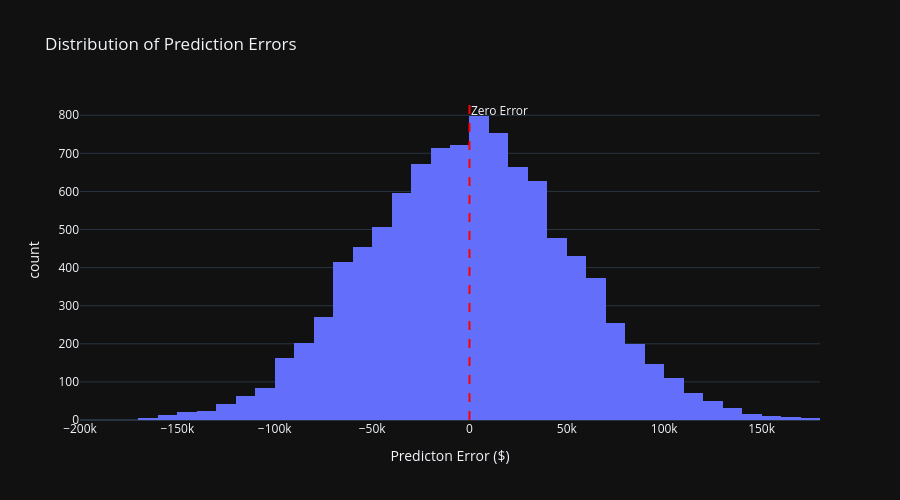

The cell this chart's notebook holds for it:
### Markdown cell above
### 5.5 Error Distribution

### Code cell
# Interactive histogram of prediction errors
fig = px.histogram(x=residuals, nbins=50, title='Distribution of Prediction Errors',
                   labels={'x': 'Predicton Error ($)', 'y': 'Frequency'})
fig.add_vline(x=0, line_dash="dash", line_color="red", annotation_text="Zero Error")
fig.update_layout(height=500)
fig.show()

### Figure 1 — Plotly figure (JSON) as saved in the notebook; plotly's stock layout.template omitted (floating-point values rounded to 4 significant figures; data arrays with more than 128 entries replaced by an {"elided": "..."} marker saying what was removed)
{"data": [{"bingroup": "x", "hovertemplate": "Predicton Error ($)=%{x}<br>count=%{y}<extra></extra>", "legendgroup": "", "marker": {"color": "#636efa", "pattern": {"shape": ""}}, "name": "", "nbinsx": 50, "orientation": "v", "showlegend": false, "type": "histogram", "x": {"elided": "10000 float values"}, "xaxis": "x", "yaxis": "y"}], "layout": {"annotations": [{"showarrow": false, "text": "Zero Error", "x": 0, "xanchor": "left", "xref": "x", "y": 1, "yanchor": "top", "yref": "y domain"}], "barmode": "relative", "height": 500, "legend": {"tracegroupgap": 0}, "shapes": [{"line": {"color": "red", "dash": "dash"}, "type": "line", "x0": 0, "x1": 0, "xref": "x", "y0": 0, "y1": 1, "yref": "y domain"}], "title": {"text": "Distribution of Prediction Errors"}, "xaxis": {"anchor": "y", "domain": [0, 1], "title": {"text": "Predicton Error ($)"}}, "yaxis": {"anchor": "x", "domain": [0, 1], "title": {"text": "count"}}}}
